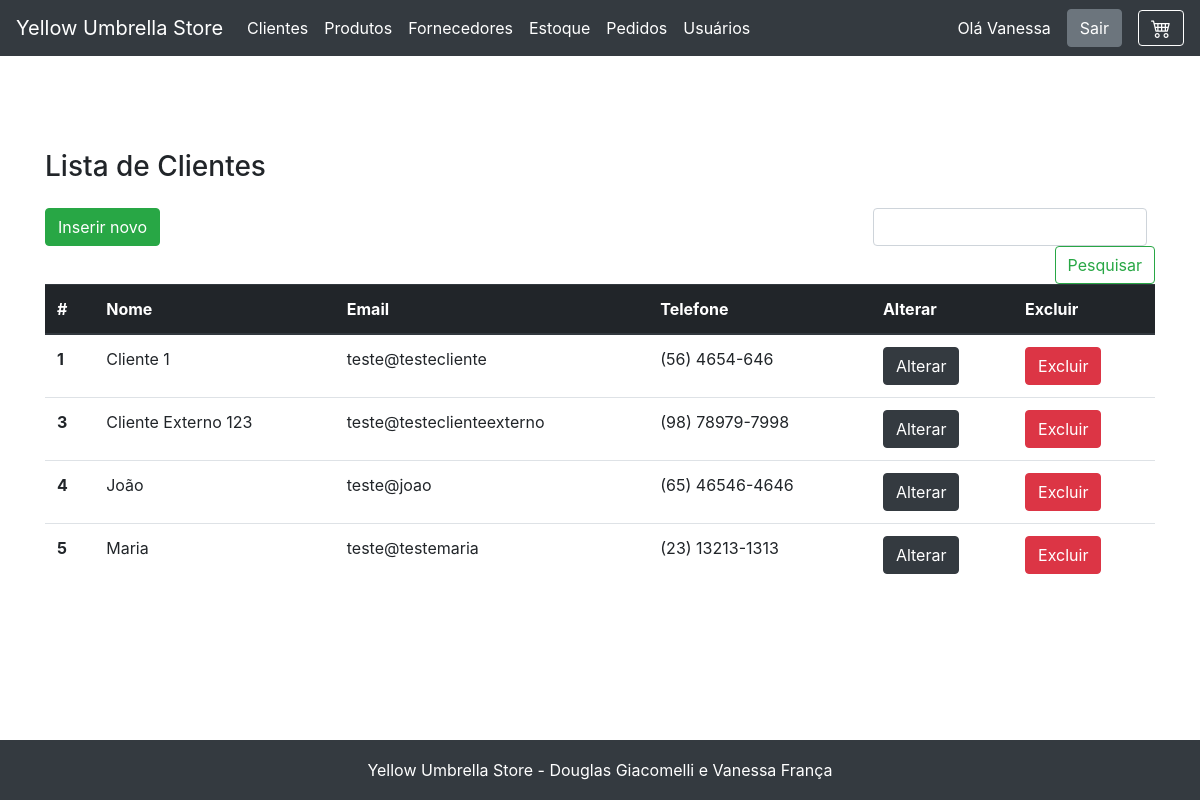
/cliente/view_clientes.php (signed in), run on an earlier commit of the app's database.
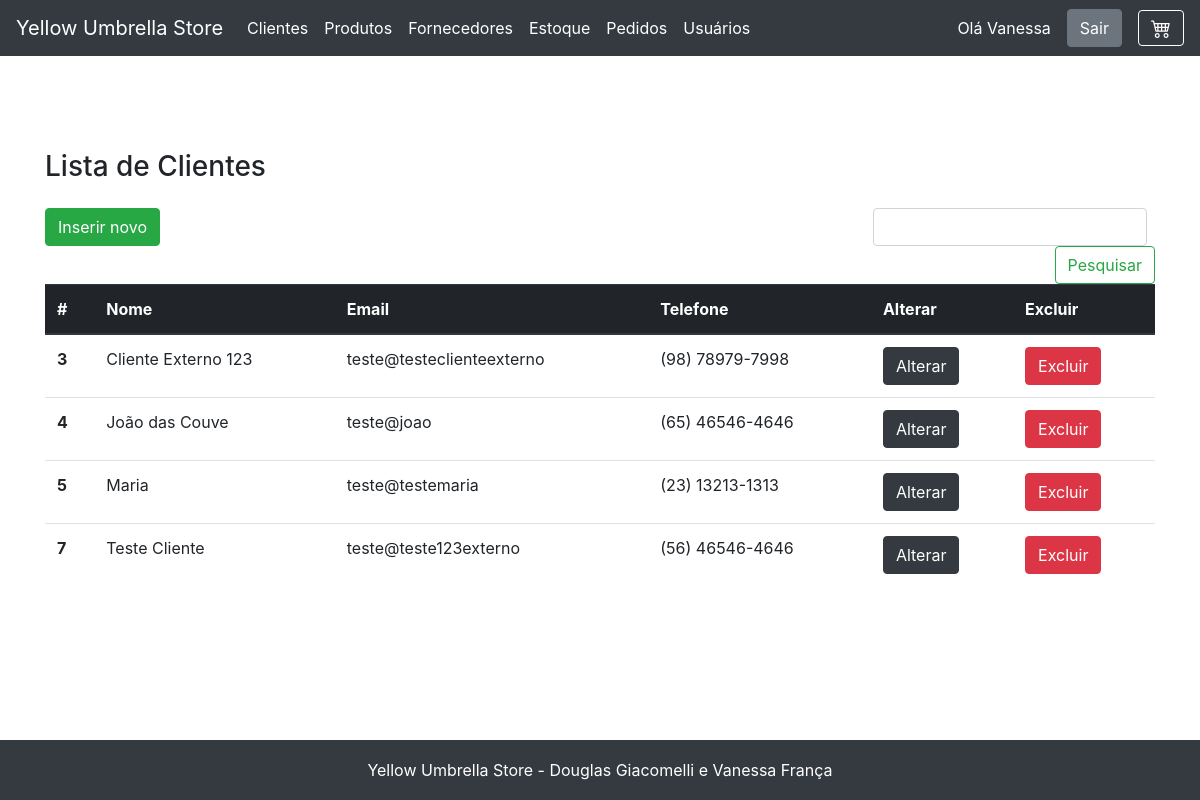
And on a later commit of the database.
### tables this page shows
CREATE TABLE `cliente` (
  `id` int NOT NULL AUTO_INCREMENT,
  `nome` varchar(255) NOT NULL,
  `telefone` varchar(255) NOT NULL,
  `email` varchar(255) NOT NULL,
  `cartao_credito` varchar(255) NOT NULL,
  `endereco_id` int NOT NULL,
  `usuario_id` int DEFAULT NULL,
  PRIMARY KEY (`id`),
  UNIQUE KEY `email` (`email`),
  KEY `endereco_id` (`endereco_id`),
  KEY `usuario_id` (`usuario_id`),
  CONSTRAINT `cliente_ibfk_2` FOREIGN KEY (`endereco_id`) REFERENCES `endereco` (`id`) ON DELETE CASCADE ON UPDATE RESTRICT,
  CONSTRAINT `cliente_ibfk_4` FOREIGN KEY (`usuario_id`) REFERENCES `usuario` (`id`) ON DELETE CASCADE ON UPDATE RESTRICT
);

### fachada.php (called while the page is built, shortened)
<?php
include_once('model/Produto.php');
include_once('model/Cliente.php');
include_once('dao/mysql/MysqlDaoFactory.php');
$factory = new MysqlDaofactory();
?>

### dao/mysql/MysqlDaoFactory.php (called while the page is built, shortened)
<?php
include_once('MysqlProdutoDao.php');
include_once('MysqlClienteDao.php');
class MysqlDaofactory extends DaoFactory {
    private $host = "localhost";
    private $db_name = "web2";
    private $port = "3306";
    private $username = "root";
    private $password = "v6a10fr4nc486";
    public function getConnection(){
        $this->conn = null;
        $dsn="mysql:host=" . $this->host . ";port=" . $this->port . ";dbname=" . $this->db_name;
        try{
            $this->conn = new PDO($dsn, $this->username, $this->password);
      }catch(PDOException $exception){
            echo "Connection error: " . $exception->getMessage() . "\n";
            echo "DSN = " . $dsn;
        }
        return $this->conn;
    }
    public function getClienteDao() {
        return new MysqlClienteDao($this->getConnection());
    }
}
?>

### dao/DAO.php (called while the page is built, shortened)
<?php
abstract class DAO {
    public function __construct($conn){
        $this->conn = $conn;
    }
}
?>

### dao/mysql/MysqlClienteDao.php (called while the page is built, shortened)
<?php
include_once($_SERVER['DOCUMENT_ROOT'].'/yellow_umbrella/dao/DAO.php');
class MysqlClienteDao extends DAO implements ClienteDao {
    private $table_name = 'cliente';
    public function buscaTodos() {
        $query = "SELECT
                    id, nome, telefone, email, cartao_credito, endereco_id, usuario_id
                FROM
                    " . $this->table_name .
                    " ORDER BY id ASC";
        $stmt = $this->conn->prepare( $query );
        $stmt->execute();
        $clientes = [];
        while ($row = $stmt->fetch(PDO::FETCH_ASSOC)){
            extract($row);
            $cliente = new Cliente($id,$nome,$telefone,$email,$cartao_credito, $endereco_id, $usuario_id);
            $clientes[] = $cliente;
        }
        return $clientes;
    }
}
?>

### model/Cliente.php (called while the page is built, shortened)
<?php
class Cliente{
    private $id;
    private $nome;
    private $telefone;
    private $email;
    public function __construct( $id, $nome, $telefone, $email, $cartao_credito, $endereco_id, $usuario_id){
        $this->id=$id;
        $this->nome=$nome;
        $this->email=$email;
        $this->telefone=$telefone;
    }
    public function getId() { return $this->id; }
    public function getNome() { return $this->nome; }
    public function getEmail() { return $this->email; }
    public function getTelefone() { return $this->telefone; }
}
?>

### cliente/view_clientes.php (the view, shortened to what this page needs)
<?php
    include "../fachada.php";
    include "../header.php";
    $dao = $factory->getClienteDao();
    $clientes = $dao->buscaTodos();
    $clientes = (isset($_SESSION["clientes"])) ? ($_SESSION["clientes"]) : ($clientes);
?>
<main role="main" class="container">
    <h3 class="mb-3">Lista de Clientes</h3>
    <div class="row">
    <div class="col-12">
        </div>
        <div class="col-lg-8 col-sm-12">
            <a href="view_cadastro_cliente.php" class="btn btn-success mb-2">Inserir novo</a>
        </div>
        <div class="col-lg-4 col-sm-12">
            <form class="form-inline mt-2 mt-md-0 form-search-list" action="<?=$base?>/cliente/executa_pesquisa.php" method="POST">
                <input class="form-control mr-sm-2" type="text" name="pesquisa" aria-label="Pesquisar">
                <button class="btn btn-outline-success my-2 my-sm-0" type="submit">Pesquisar</button>
            </form>
        </div>
        <div class="col-12">
        <table class="table table-responsive">
            <thead class="thead-dark">
                <tr>
                <th scope="col">#</th>
                <th scope="col">Nome</th>
                <th scope="col">Email</th>
                <th scope="col">Telefone</th>
                <th scope="col">Alterar</th>
                <th scope="col">Excluir</th>
                </tr>
            </thead>
            <tbody>
            <?php
                if($clientes){
                    foreach($clientes as $item){
            ?>
                <tr>
                <th scope="row"><?=$item->getID()?></th>
                <td><?=$item->getNome()?></td>
                <td><?=$item->getEmail()?></td>
                <td><?=$item->getTelefone()?></td>
                <td><a href="view_editar_cliente.php?id=<?=$item->getID()?>" class="btn btn-dark">Alterar</button></td>
                <td><a href="exclui_cliente.php?id=<?=$item->getID()?>" id="excluiClientes" class="btn btn-danger" onclick="return confirm('Você quer mesmo remover este cliente?')">Excluir</button></td>
                </tr>
            <?php
                    }
                }else{
                    echo "<td colspan=7 style='text-align:center;'>Sem registros</td>";
                }
            ?>
            </tbody>
        </table>
        </div>
    </div>
</main>
<?php include "../footer.php"; ?>

What changed in the data, as far as the page shows it:
removed cliente: id "1", nome "Cliente 1", email "teste@testecliente", telefone "(56) 4654-646"
changed cliente "teste@joao": nome "João" → "João das Couve"
added cliente: id "7", nome "Teste Cliente", email "teste@teste123externo", telefone "(56) 46546-4646"
